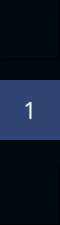
<?xml version="1.0" encoding="UTF-8"?>
<ui version="4.0">
 <class>Hp_HandFution</class>
 <widget class="QWidget" name="Hp_HandFution">
  <property name="geometry">
   <rect>
    <x>0</x>
    <y>0</y>
    <width>60</width>
    <height>225</height>
   </rect>
  </property>
  <property name="windowTitle">
   <string>Form</string>
  </property>
  <property name="styleSheet">
   <string notr="true">background-color: rgb(0, 8, 16);</string>
  </property>
  <widget class="QToolButton" name="toolButton_up">
   <property name="geometry">
    <rect>
     <x>0</x>
     <y>0</y>
     <width>60</width>
     <height>60</height>
    </rect>
   </property>
   <property name="sizePolicy">
    <sizepolicy hsizetype="Preferred" vsizetype="Preferred">
     <horstretch>0</horstretch>
     <verstretch>0</verstretch>
    </sizepolicy>
   </property>
   <property name="font">
    <font>
     <pointsize>15</pointsize>
    </font>
   </property>
   <property name="styleSheet">
    <string notr="true">QToolButton {
border-image: url(:/res/res/m_up_arrow_n.png);
}  

QToolButton:pressed{
border-image: url(:/res/res/m_up_arrow_s.png);
}

QToolButton:disabled{
border-image: url(:/res/res/m_up_arrow_d.png);
}</string>
   </property>
   <property name="text">
    <string/>
   </property>
   <property name="iconSize">
    <size>
     <width>16</width>
     <height>16</height>
    </size>
   </property>
   <property name="toolButtonStyle">
    <enum>Qt::ToolButtonTextOnly</enum>
   </property>
   <property name="autoRaise">
    <bool>false</bool>
   </property>
   <property name="arrowType">
    <enum>Qt::UpArrow</enum>
   </property>
  </widget>
  <widget class="QLabel" name="label">
   <property name="geometry">
    <rect>
     <x>0</x>
     <y>80</y>
     <width>60</width>
     <height>60</height>
    </rect>
   </property>
   <property name="font">
    <font>
     <family>微软雅黑</family>
     <pointsize>17</pointsize>
    </font>
   </property>
   <property name="styleSheet">
    <string notr="true">	background-color: rgb(49, 69, 116);
color: rgb(255, 255, 255);</string>
   </property>
   <property name="frameShape">
    <enum>QFrame::NoFrame</enum>
   </property>
   <property name="frameShadow">
    <enum>QFrame::Plain</enum>
   </property>
   <property name="text">
    <string>1</string>
   </property>
   <property name="alignment">
    <set>Qt::AlignCenter</set>
   </property>
   <property name="textInteractionFlags">
    <set>Qt::NoTextInteraction</set>
   </property>
  </widget>
  <widget class="QToolButton" name="toolButton_down">
   <property name="geometry">
    <rect>
     <x>0</x>
     <y>165</y>
     <width>60</width>
     <height>60</height>
    </rect>
   </property>
   <property name="sizePolicy">
    <sizepolicy hsizetype="Preferred" vsizetype="Preferred">
     <horstretch>0</horstretch>
     <verstretch>0</verstretch>
    </sizepolicy>
   </property>
   <property name="font">
    <font>
     <pointsize>14</pointsize>
    </font>
   </property>
   <property name="styleSheet">
    <string notr="true">QToolButton {
border-image: url(:/res/res/m_down_arrow_n.png);
}  

QToolButton:pressed{
border-image: url(:/res/res/m_down_arrow_s.png);
}

QToolButton:disabled{
border-image: url(:/res/res/m_down_arrow_d.png);
}</string>
   </property>
   <property name="text">
    <string/>
   </property>
   <property name="toolButtonStyle">
    <enum>Qt::ToolButtonTextOnly</enum>
   </property>
   <property name="autoRaise">
    <bool>false</bool>
   </property>
   <property name="arrowType">
    <enum>Qt::DownArrow</enum>
   </property>
  </widget>
 </widget>
 <resources/>
 <connections/>
</ui>
